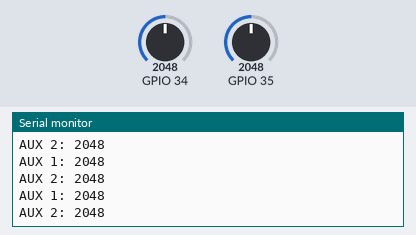
The sketch below on a simulated ESP32. On the bench: the last lines printed to the serial monitor. The inputs (shaded band) are chosen by the test bench; at power-on: GPIO 34 = 2048, GPIO 35 = 2048.

Above: at 1.3 s.
1.4 s: GPIO 34 set to 2866
At 1.9 s:
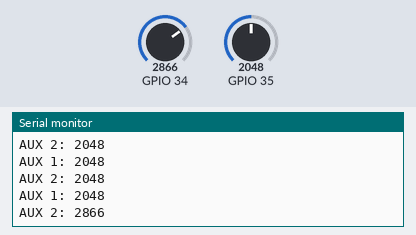
2.9 s: GPIO 35 set to 2866
At 3.4 s:
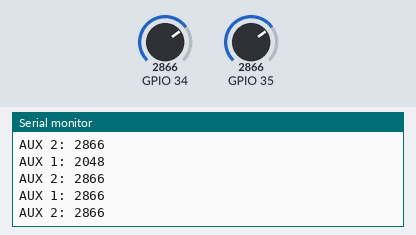
4.4 s: GPIO 34 set to 3603
At 4.9 s:
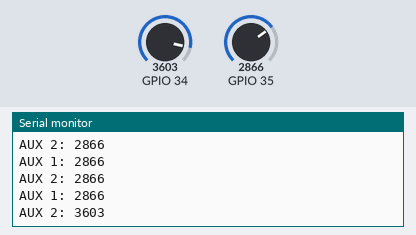
5.9 s: GPIO 35 set to 3603
At 6.4 s:
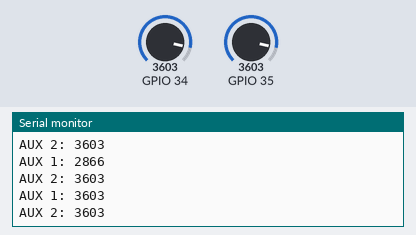
Timing chart, 0 to 8.4 s (numbered marks = the images above; inputs shaded):
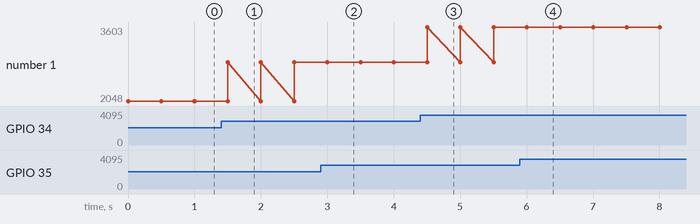

The sketch:

PruebaInterruptor.ino
```cpp
void setup() {
  Serial.begin(115200);
  pinMode(35, INPUT);
  pinMode(34, INPUT);
}

void loop() {
  // put your main code here, to run repeatedly:
  //int aux = digitalRead(35);
  int aux = analogRead(35);
  int aux2 = analogRead(34);
  Serial.print("AUX 1: ");
  Serial.println(aux);
  Serial.print("AUX 2: ");
  Serial.println(aux2);
  delay(500);
}
```

Measured:
- after the input at 1.4 s, the serial monitor: prints a new line after 0.10 s (image 1)
- after the input at 2.9 s, the serial monitor: prints a new line after 0.10 s (image 2)
- after the input at 4.4 s, the serial monitor: prints a new line after 0.10 s (image 3)
- after the input at 5.9 s, the serial monitor: prints a new line after 0.11 s (image 4)
- plotted number 1: 2048 → 2866 after the input at 1.4 s, 2866 → 3603 after the input at 4.4 s
